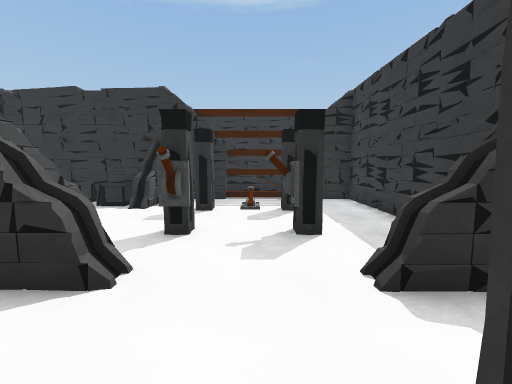
view 1 (above)

17 first-person views from a walk through a scene from a Unity 3-D project. The camera is 1.4 m above the floor, tilts 6° down and sees 90° across. The floor is counted in squares, 1 m on a side. Each view is taken from the middle of a square. On the plan, view 1 faces up. The plan holds only what a view shows up to about 13 squares ahead; the rest is blank. The place goes on beyond the plan. Some animated figures are not drawn.

view 2
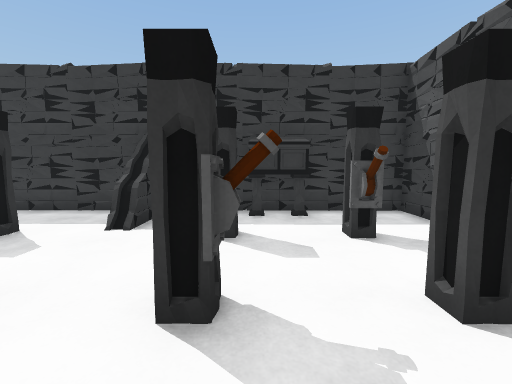

view 3
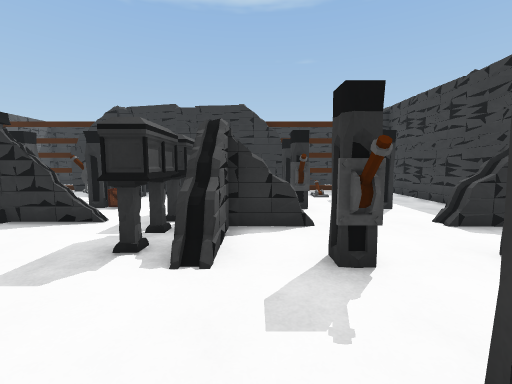

view 4
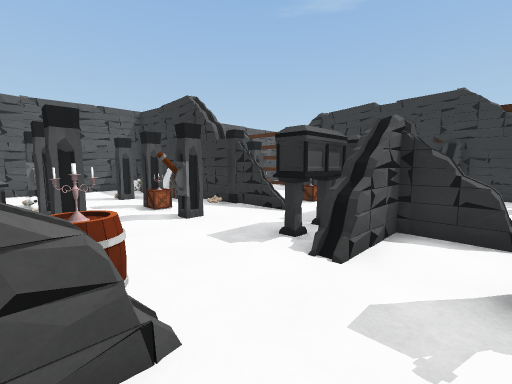

view 5
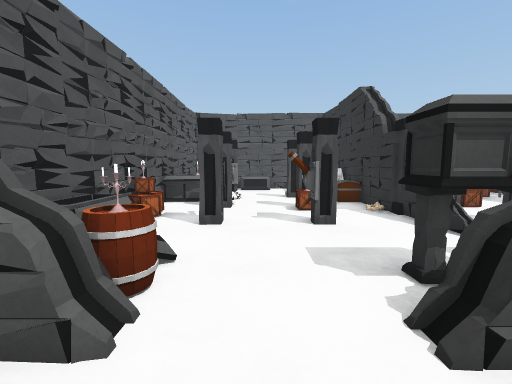

view 6
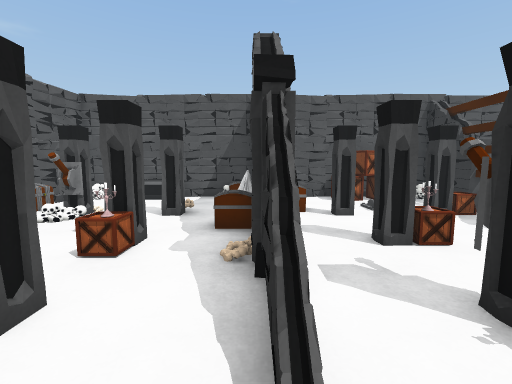

view 7
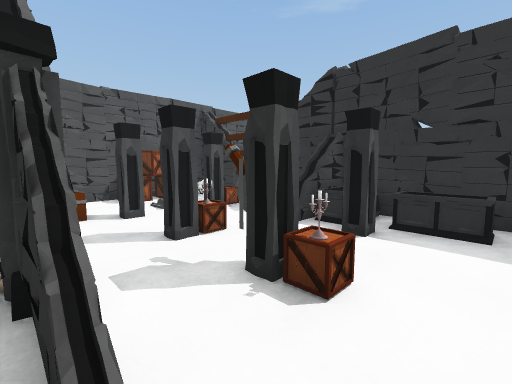

view 8
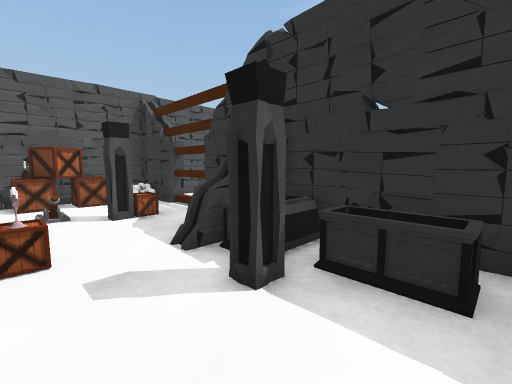

view 9
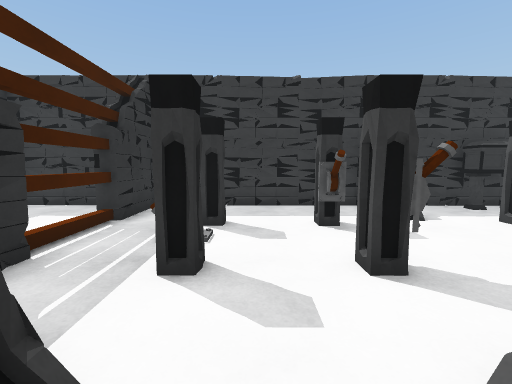

view 10
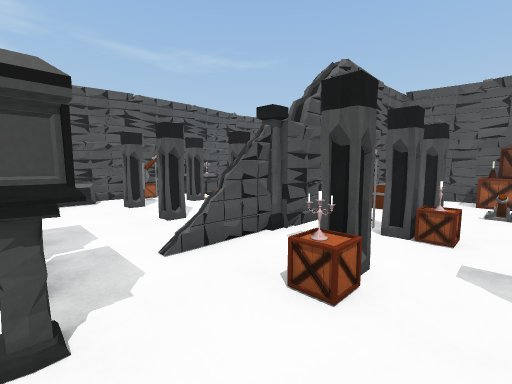

view 11
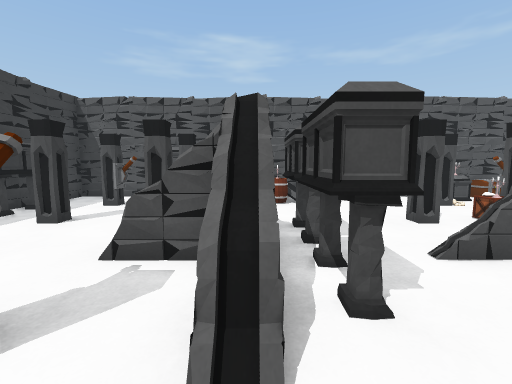

view 12
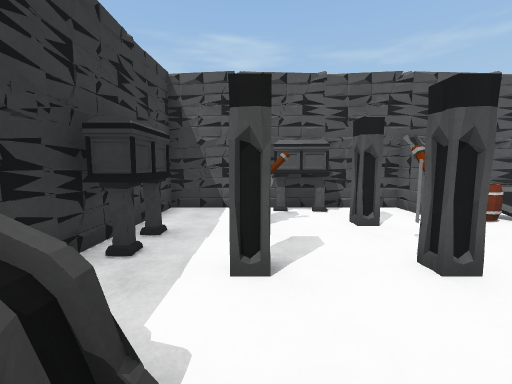

view 13
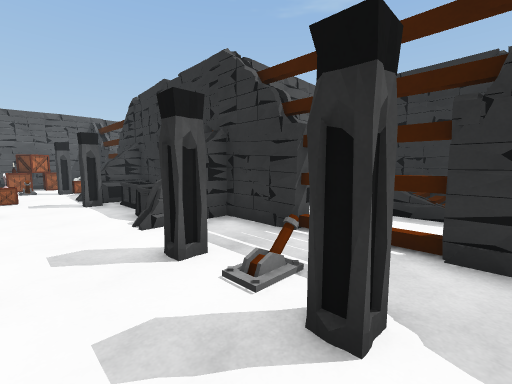

view 14
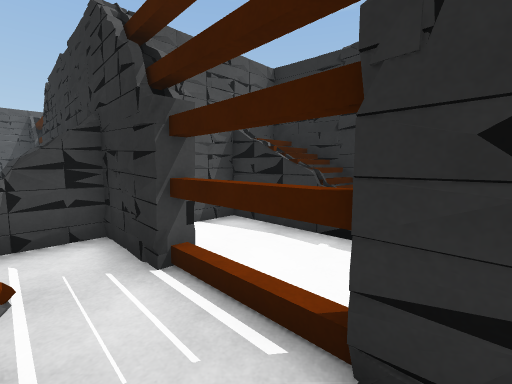

view 15
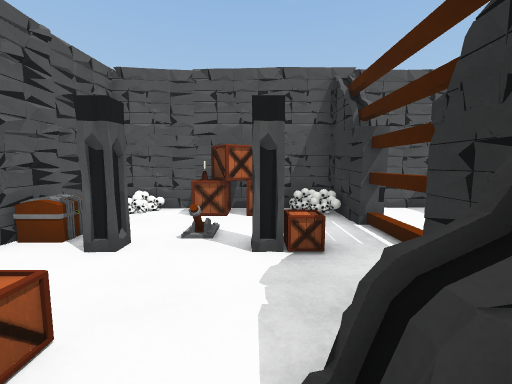

view 16
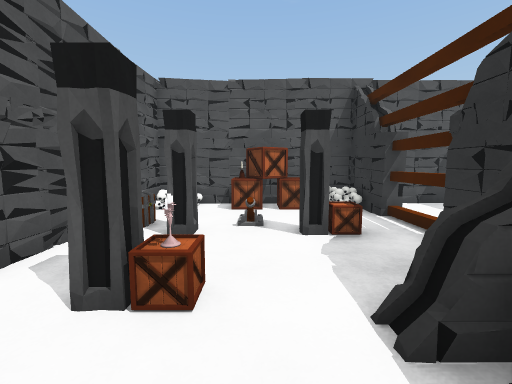

view 17
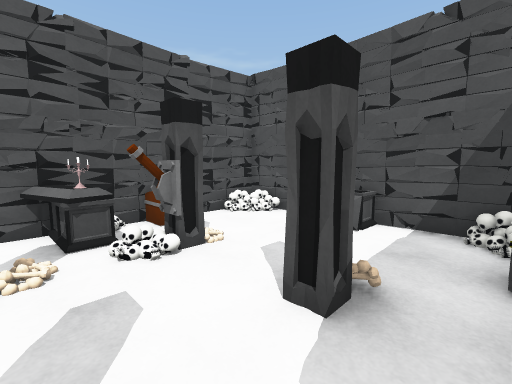

### Floor plan
Key: @ floor where view 1 was taken; # wall or solid block; x gap in a wall; . floor; / step, stairs or slope; = window, fence, low wall or low ledge; v drop or lower ground; O other object.
Columns run from 17 left of view 1 to 4 right of it. Each row starts with its distance up from view 1.
 13 #             ##     #
 12 #..          ##......#
 11 #OOOO##########OxOO###
 10 ##....  OOOOO##......#
  9 #O..O.=#OOOOO#...O...#
  8 #O..O..=.O...=.OO/O..#
  7 OO.O.................#
  6 #O..O.OO.O...........#
  5 #...O.O.OOO.O#.OOOO..#
  4 ##.O........O#.......#
  3  ##O###O##..O###...###
  2  .OO.O......O#.......#
  1 #...O.OO.O..O#.OO.O..#
  0 #......O.O.....O.@..O#
 -1 #O..........O.......O#
 -2 #...OOOOOO..O#.OOOO..#
 -3 #....O..O...v#.......#
 -4 #//O#OOOOOOOv#..OO...#
 -5 ######################

Positions as (right, up) in squares from view 1, and headings:
1: (0, 0), facing up
2: (-4, 0), facing right
3: (-3, -3), facing up
4: (-2, -3), facing up-left
5: (-2, -1), facing left
6: (-6, 3), facing left
7: (-6, 3), facing up-left
8: (-6, 6), facing up-left
9: (-5, 7), facing right
10: (-5, 7), facing down-left
11: (-4, 7), facing down
12: (1, 4), facing down
13: (2, 6), facing up-left
14: (2, 9), facing up-left
15: (-9, 8), facing left
16: (-8, 7), facing left
17: (-11, 2), facing down-left
